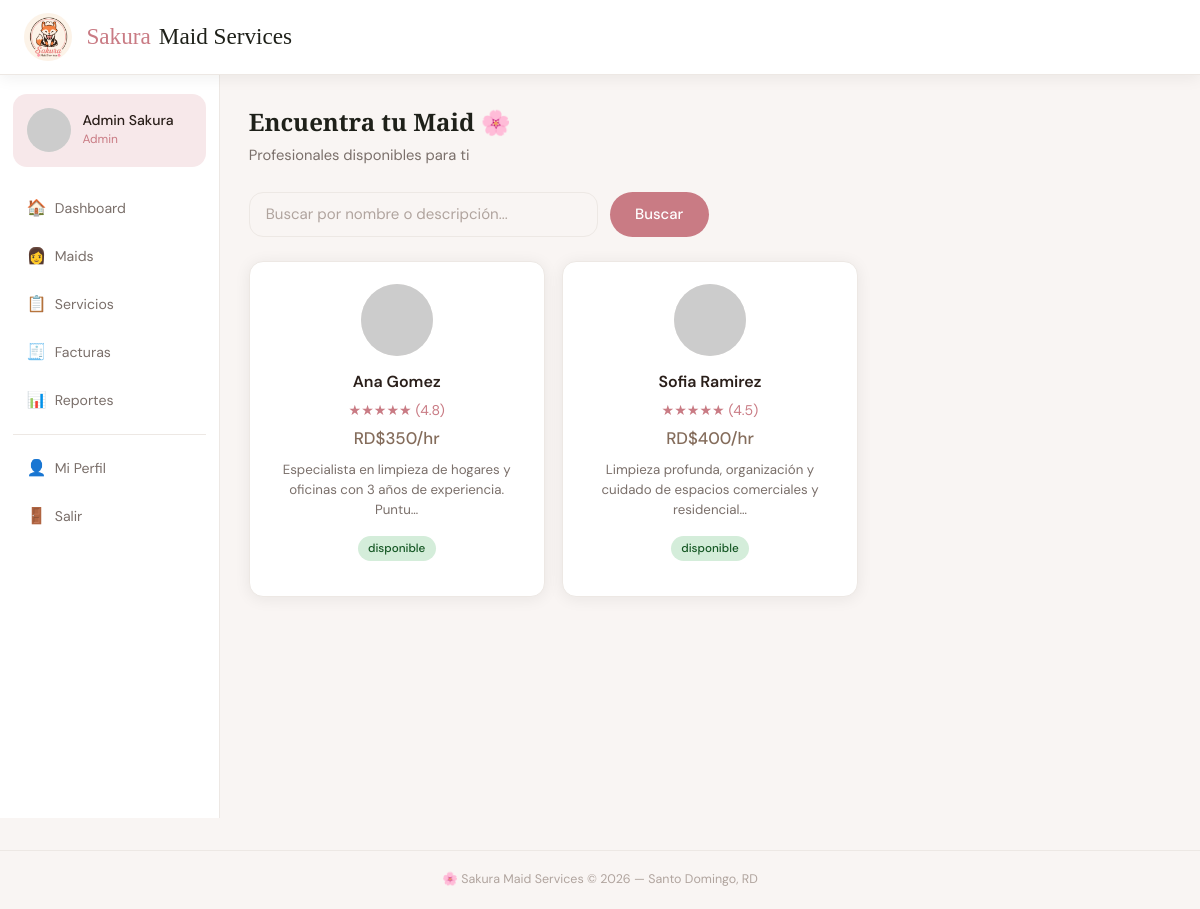
/maids (signed in), run on the app's committed database.
### tables this page shows
CREATE TABLE IF NOT EXISTS perfil_maid (
  id                    INT UNSIGNED AUTO_INCREMENT PRIMARY KEY,
  usuario_id            INT UNSIGNED NOT NULL UNIQUE,
  descripcion           TEXT,
  tarifa_hora           DECIMAL(8,2) NOT NULL DEFAULT 0.00,
  disponibilidad        ENUM('disponible','ocupado','inactivo') DEFAULT 'disponible',
  calificacion_promedio FLOAT DEFAULT 0,
  total_servicios       INT DEFAULT 0,
  activo                TINYINT(1) DEFAULT 1,
  FOREIGN KEY (usuario_id) REFERENCES usuario(id) ON DELETE CASCADE
);

CREATE TABLE IF NOT EXISTS usuario (
  id            INT UNSIGNED AUTO_INCREMENT PRIMARY KEY,
  nombre        VARCHAR(80)  NOT NULL,
  apellido      VARCHAR(80)  NOT NULL,
  email         VARCHAR(150) NOT NULL UNIQUE,
  password_hash VARCHAR(255) NOT NULL,
  telefono      VARCHAR(20),
  rol           ENUM('cliente','maid','admin') NOT NULL DEFAULT 'cliente',
  avatar_seed   VARCHAR(50) DEFAULT NULL,
  created_at    TIMESTAMP DEFAULT CURRENT_TIMESTAMP
);

### app/controllers/MaidController.php (called while the page is built, shortened)
<?php
class MaidController {
    public function index(): void {
        $db=getDB(); $q=trim($_GET['q']??'');
        $sql="SELECT pm.*,u.nombre,u.apellido FROM perfil_maid pm JOIN usuario u ON pm.usuario_id=u.id WHERE pm.activo=1 AND pm.disponibilidad='disponible'";
        $params=[];
        $sql.=" ORDER BY pm.calificacion_promedio DESC";
        $s=$db->prepare($sql); $s->execute($params); $maids=$s->fetchAll();
        require __DIR__.'/../views/client/maids.php';
    }
}

### config/app.php (called while the page is built, shortened)
<?php
function authUser(): ?array           { return $_SESSION['user'] ?? null; }
function e(string $s): string         { return htmlspecialchars($s, ENT_QUOTES, 'UTF-8'); }

### app/views/client/maids.php (the view, shortened to what this page needs)
<?php $pageTitle='Buscar Maids'; $ap='maids'; require __DIR__.'/../shared/layout_top.php'; ?>
<div class="page-head"><h1>Encuentra tu Maid 🌸</h1><p>Profesionales disponibles para ti</p></div>
<form method="GET" action="/maids" style="display:flex;gap:.7rem;max-width:460px;margin-bottom:1.5rem">
  <input type="text" name="q" class="form-control" placeholder="Buscar por nombre o descripción..." value="<?=e($q??'')?>">
  <button type="submit" class="btn btn-primary btn-auto">Buscar</button>
</form>
<?php if(empty($maids)): ?><div style="text-align:center;padding:3rem;color:var(--g400)"><div style="font-size:3rem;margin-bottom:.8rem">🔍</div><p>No hay Maids disponibles en este momento.</p></div>
<?php else: ?><div class="maids-grid">
<?php foreach($maids as $m):
  $seed = urlencode($m['nombre'].$m['apellido']);
  $avatar = "https://api.dicebear.com/7.x/lorelei/svg?seed={$seed}&backgroundColor=C97B84&radius=50";
?><div class="maid-card">
<img src="<?=$avatar?>" alt="<?=e($m['nombre'])?>" style="width:72px;height:72px;border-radius:50%;margin:0 auto .8rem;display:block;background:#f0ece8">
<div class="m-name"><?=e($m['nombre'].' '.$m['apellido'])?></div>
<div class="m-stars"><?php $c=round($m['calificacion_promedio']??0); for($i=1;$i<=5;$i++) echo $i<=$c?'★':'☆'; ?> (<?=number_format((float)$m['calificacion_promedio'],1)?>)</div>
<div class="m-rate">RD$<?=number_format((float)$m['tarifa_hora'],0,'.','.')?>/hr</div>
<div class="m-desc"><?=e(mb_strimwidth($m['descripcion']?:'Maid profesional disponible.',0,80,'…'))?></div>
<span class="badge b-<?=e($m['disponibilidad'])?>" style="margin-bottom:.8rem"><?=e($m['disponibilidad'])?></span><br>
</div><?php endforeach; ?></div><?php endif; ?>
<?php require __DIR__.'/../shared/layout_bottom.php'; ?>

### public/index.php (shortened to what this page needs)
<?php
require_once __DIR__.'/../config/app.php';
$uri = strtok($_SERVER['REQUEST_URI'], '?');
$uri = preg_replace('#/+#', '/', $uri);
$uri = rtrim($uri, '/');
$method = $_SERVER['REQUEST_METHOD'];
$routes = [
    ['GET',  '/',                      'HomeController',      'index'],
    ['GET',  '/login',                 'AuthController',      'loginForm'],
    ['POST', '/login',                 'AuthController',      'login'],
    ['GET',  '/registro',              'AuthController',      'registerForm'],
    ['POST', '/registro',              'AuthController',      'register'],
    ['GET',  '/logout',                'AuthController',      'logout'],
    ['GET',  '/dashboard',             'DashboardController', 'index'],
    ['GET',  '/maids',                 'MaidController',      'index'],
    ['GET',  '/maids/perfil',          'MaidController',      'perfil'],
    ['POST', '/maids/perfil',          'MaidController',      'guardarPerfil'],
    ['GET',  '/servicios',             'ServicioController',  'index'],
    ['GET',  '/servicios/nuevo',       'ServicioController',  'nuevo'],
    ['POST', '/servicios/nuevo',       'ServicioController',  'crear'],
    ['POST', '/servicios/estado',      'ServicioController',  'cambiarEstado'],
    ['GET',  '/facturas',              'FacturaController',   'index'],
    ['GET',  '/reportes',              'ReporteController',   'index'],
    ['GET',  '/perfil',                'PerfilController',    'index'],
    ['POST', '/perfil',                'PerfilController',    'actualizar'],
    ['POST', '/perfil/avatar',         'PerfilController',    'actualizarAvatar'],
    ['GET',  '/resenas',               'ResenaController',    'index'],
    ['GET',  '/resenas/crear',         'ResenaController',    'crear'],
    ['POST', '/resenas/crear',         'ResenaController',    'guardar'],
    ['GET',  '/api/dashboard-data',    'ApiController',       'dashboardData'],
    ['GET',  '/api/reporte-data',      'ApiController',       'reporteData'],
];
foreach ($routes as [$rm, $ru, $ctrl, $action]) {
    if ($method === $rm && $uri === $ru) {
        (new $ctrl())->$action(); exit;
    }
}

### app/views/shared/layout_top.php (shortened to what this page needs)
<!DOCTYPE html>
<html lang="es">
<head><meta charset="UTF-8"><meta name="viewport" content="width=device-width,initial-scale=1">
<link rel="stylesheet" href="/css/sakura.css">
</head>
<body>
<?php $u=authUser(); $avatarSeed=urlencode($u['avatar_seed']??$u['nombre'].$u['apellido']); $avatarUrl="https://api.dicebear.com/7.x/lorelei/svg?seed={$avatarSeed}&backgroundColor=C97B84&radius=50"; ?>
<nav class="navbar">
  <div class="nav-inner">
    <a href="/dashboard" class="nav-brand"><img src="/images/logoSakura.png" alt="Sakura" style="width:48px;height:48px;object-fit:cover;border-radius:50%;margin-right:.4rem"> <span>Sakura</span> Maid Services</a>
  </div>
</nav>
<div class="page-wrap">
<aside class="sidebar">
  <div class="sidebar-user">
    <img src="<?=$avatarUrl?>" alt="<?=e($u['nombre'])?>" style="width:44px;height:44px;border-radius:50%;flex-shrink:0;background:#f0ece8">
    <div><div class="s-name"><?=e($u['nombre'].' '.$u['apellido'])?></div><div class="s-rol"><?=e($u['rol'])?></div></div>
  </div>
  <a href="/dashboard" class="<?=($ap??'')==='dash'?'active':''?>"><span class="s-icon">🏠</span>Dashboard</a>
  <?php if($u['rol']==='cliente'): ?>
    <a href="/maids"     class="<?=($ap??'')==='maids'?'active':''?>"><span class="s-icon">🔍</span>Buscar Maids</a>
    <a href="/servicios" class="<?=($ap??'')==='servicios'?'active':''?>"><span class="s-icon">📋</span>Mis Servicios</a>
    <a href="/facturas"  class="<?=($ap??'')==='facturas'?'active':''?>"><span class="s-icon">🧾</span>Facturas</a>
    <a href="/resenas"   class="<?=($ap??'')==='resenas'?'active':''?>"><span class="s-icon">⭐</span>Mis Reseñas</a>
  <?php else: ?>
    <a href="/maids"><span class="s-icon">👩</span>Maids</a>
    <a href="/servicios"><span class="s-icon">📋</span>Servicios</a>
    <a href="/facturas"><span class="s-icon">🧾</span>Facturas</a>
    <a href="/reportes" class="<?=($ap??'')==='reportes'?'active':''?>"><span class="s-icon">📊</span>Reportes</a>
  <?php endif; ?>
  <div class="sidebar-sep"></div>
  <a href="/perfil" class="<?=($ap??'')==='perfil'?'active':''?>"><span class="s-icon">👤</span>Mi Perfil</a>
  <a href="/logout"><span class="s-icon">🚪</span>Salir</a>
</aside>
<main class="main">

### app/views/shared/layout_bottom.php
</main>
</div>
<footer>🌸 Sakura Maid Services &copy; <?=date('Y')?> — Santo Domingo, RD</footer>
</body></html>

### public/css/sakura.css (style rules this page uses)
:root { --carbon: #1E2019; --apricot: #FFE1C6; --yellow: #FFFBD9; --olive: #846C5B; --rose: #C97B84; --rose-dark: #a85f69; --rose-pale: #f7e8ea; --white: #ffffff; --g100: #f9f5f3; --g200: #ede8e4; --g400: #b0a49e; --g600: #7a6f6a; --text: #2a1f1a; --r: 14px; --sh: 0 2px 16px rgba(30,32,25,.07); --sh2: 0 8px 40px rgba(30,32,25,.13); }
*,*::before,*::after { box-sizing:border-box;margin:0;padding:0 }
html { font-size:16px;scroll-behavior:smooth }
body { font-family:'DM Sans',sans-serif;color:var(--text);background:var(--g100);min-height:100vh;line-height:1.6 }
h1,h2,h3,.brand { font-family:'Playfair Display',serif }
a { color:var(--rose);text-decoration:none;transition:color .2s }
.navbar { background:var(--white);border-bottom:1px solid var(--g200);position:sticky;top:0;z-index:200;box-shadow:var(--sh) }
.nav-inner { display:flex;align-items:center;justify-content:space-between;max-width:1200px;margin:0 auto;padding:.8rem 1.5rem }
.nav-brand { font-family:'Playfair Display',serif;font-size:1.45rem;color:var(--carbon);display:flex;align-items:center;gap:.5rem }
.nav-brand span { color:var(--rose) }
.form-control { width:100%;padding:.72rem 1rem;border:1.5px solid var(--g200);border-radius:var(--r);font-family:'DM Sans',sans-serif;font-size:.94rem;color:var(--text);background:var(--g100);outline:none;transition:border-color .2s,box-shadow .2s }
.form-control::placeholder { color:var(--g400) }
.btn { display:inline-flex;align-items:center;justify-content:center;gap:.45rem;padding:.78rem 1.6rem;border:none;border-radius:50px;font-family:'DM Sans',sans-serif;font-size:.93rem;font-weight:500;cursor:pointer;transition:all .2s;text-decoration:none;white-space:nowrap }
.btn-primary { background:var(--rose);color:#fff;width:100% }
.btn-auto { width:auto }
.page-wrap { display:grid;grid-template-columns:220px 1fr;min-height:calc(100vh - 57px) }
.sidebar { background:var(--white);border-right:1px solid var(--g200);padding:1.2rem .8rem;display:flex;flex-direction:column;gap:.2rem }
.sidebar-user { background:var(--rose-pale);border-radius:var(--r);padding:.9rem;margin-bottom:1rem;display:flex;align-items:center;gap:.7rem }
.s-name { font-weight:500;font-size:.88rem;line-height:1.3 }
.s-rol { font-size:.75rem;color:var(--rose);text-transform:capitalize }
.sidebar a { display:flex;align-items:center;gap:.65rem;padding:.6rem .85rem;border-radius:10px;font-size:.88rem;color:var(--g600);transition:all .2s }
.sidebar .s-icon { font-size:1rem;width:18px;text-align:center }
.sidebar-sep { height:1px;background:var(--g200);margin:.5rem 0 }
.main { padding:1.8rem;overflow-x:hidden }
.page-head { margin-bottom:1.5rem }
.page-head h1 { font-size:1.5rem;color:var(--carbon) }
.page-head p { color:var(--g600);font-size:.92rem;margin-top:.15rem }
.badge { display:inline-block;padding:.22rem .65rem;border-radius:50px;font-size:.73rem;font-weight:500;white-space:nowrap }
.b-disponible { background:#d4edda;color:#155724 }
.maids-grid { display:grid;grid-template-columns:repeat(auto-fill,minmax(240px,1fr));gap:1.1rem }
.maid-card { background:var(--white);border-radius:var(--r);padding:1.4rem;box-shadow:var(--sh);border:1px solid var(--g200);text-align:center;transition:transform .2s,box-shadow .2s }
.m-name { font-weight:600;font-size:1rem }
.m-stars { color:var(--rose);font-size:.88rem;margin:.25rem 0 }
.m-rate { font-size:1.05rem;font-weight:500;color:var(--olive) }
.m-desc { font-size:.83rem;color:var(--g600);margin:.5rem 0 .9rem;line-height:1.5 }
footer { text-align:center;padding:1.2rem;color:var(--g400);font-size:.78rem;border-top:1px solid var(--g200);margin-top:2rem }

### data on the page
perfil_maid: usuario.apellido "Ana Gomez", calificacion_promedio "4.8", tarifa_hora "350", descripcion "Especialista en limpieza de hogares y oficinas con 3 años de experiencia. Puntu…", disponibilidad "disponible"
perfil_maid: usuario.apellido "Sofia Ramirez", calificacion_promedio "4.5", tarifa_hora "400", descripcion "Limpieza profunda, organización y cuidado de espacios comerciales y residencial…", disponibilidad "disponible"
